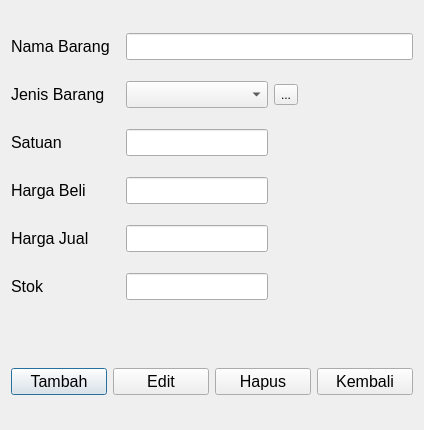
<?xml version="1.0" encoding="UTF-8"?>
<ui version="4.0">
 <class>DialogBarang</class>
 <widget class="QDialog" name="DialogBarang">
  <property name="geometry">
   <rect>
    <x>0</x>
    <y>0</y>
    <width>424</width>
    <height>430</height>
   </rect>
  </property>
  <property name="sizePolicy">
   <sizepolicy hsizetype="Fixed" vsizetype="Fixed">
    <horstretch>0</horstretch>
    <verstretch>0</verstretch>
   </sizepolicy>
  </property>
  <property name="windowTitle">
   <string>Form Barang</string>
  </property>
  <property name="windowIcon">
   <iconset>
    <normaloff>../images/logo.png</normaloff>../images/logo.png</iconset>
  </property>
  <layout class="QGridLayout" name="gridLayout_2">
   <item row="2" column="0">
    <layout class="QHBoxLayout" name="horizontalLayout">
     <item>
      <widget class="QPushButton" name="btnTambah">
       <property name="font">
        <font>
         <pointsize>12</pointsize>
        </font>
       </property>
       <property name="text">
        <string>Tambah</string>
       </property>
       <property name="icon">
        <iconset>
         <normaloff>../images/Knob-Add-icon.png</normaloff>../images/Knob-Add-icon.png</iconset>
       </property>
      </widget>
     </item>
     <item>
      <widget class="QPushButton" name="btnEdit">
       <property name="font">
        <font>
         <pointsize>12</pointsize>
        </font>
       </property>
       <property name="text">
        <string>Edit</string>
       </property>
       <property name="icon">
        <iconset>
         <normaloff>../images/Knob-Valid-Green-icon.png</normaloff>../images/Knob-Valid-Green-icon.png</iconset>
       </property>
      </widget>
     </item>
     <item>
      <widget class="QPushButton" name="btnHapus">
       <property name="font">
        <font>
         <pointsize>12</pointsize>
        </font>
       </property>
       <property name="text">
        <string>Hapus</string>
       </property>
       <property name="icon">
        <iconset>
         <normaloff>../images/Knob-Remove-Red-icon.png</normaloff>../images/Knob-Remove-Red-icon.png</iconset>
       </property>
      </widget>
     </item>
     <item>
      <widget class="QPushButton" name="btnKembali">
       <property name="font">
        <font>
         <pointsize>12</pointsize>
        </font>
       </property>
       <property name="text">
        <string>Kembali</string>
       </property>
       <property name="icon">
        <iconset>
         <normaloff>../images/Knob-Left-icon.png</normaloff>../images/Knob-Left-icon.png</iconset>
       </property>
      </widget>
     </item>
    </layout>
   </item>
   <item row="1" column="0">
    <spacer name="verticalSpacer">
     <property name="orientation">
      <enum>Qt::Vertical</enum>
     </property>
     <property name="sizeType">
      <enum>QSizePolicy::Fixed</enum>
     </property>
     <property name="sizeHint" stdset="0">
      <size>
       <width>20</width>
       <height>40</height>
      </size>
     </property>
    </spacer>
   </item>
   <item row="0" column="0">
    <layout class="QGridLayout" name="gridLayout">
     <item row="2" column="3">
      <widget class="QToolButton" name="btnTambahJenisBarang">
       <property name="text">
        <string>...</string>
       </property>
       <property name="icon">
        <iconset>
         <normaloff>../images/Knob-Add-icon.png</normaloff>../images/Knob-Add-icon.png</iconset>
       </property>
       <property name="iconSize">
        <size>
         <width>24</width>
         <height>24</height>
        </size>
       </property>
      </widget>
     </item>
     <item row="0" column="2" colspan="2">
      <widget class="QLineEdit" name="txtNamaBarang">
       <property name="font">
        <font>
         <pointsize>12</pointsize>
        </font>
       </property>
      </widget>
     </item>
     <item row="4" column="2">
      <widget class="QLineEdit" name="txtSatuan">
       <property name="font">
        <font>
         <pointsize>12</pointsize>
        </font>
       </property>
      </widget>
     </item>
     <item row="5" column="0">
      <spacer name="verticalSpacer_4">
       <property name="orientation">
        <enum>Qt::Vertical</enum>
       </property>
       <property name="sizeType">
        <enum>QSizePolicy::Fixed</enum>
       </property>
       <property name="sizeHint" stdset="0">
        <size>
         <width>20</width>
         <height>15</height>
        </size>
       </property>
      </spacer>
     </item>
     <item row="1" column="0">
      <spacer name="verticalSpacer_2">
       <property name="orientation">
        <enum>Qt::Vertical</enum>
       </property>
       <property name="sizeType">
        <enum>QSizePolicy::Fixed</enum>
       </property>
       <property name="sizeHint" stdset="0">
        <size>
         <width>20</width>
         <height>15</height>
        </size>
       </property>
      </spacer>
     </item>
     <item row="9" column="0">
      <spacer name="verticalSpacer_6">
       <property name="orientation">
        <enum>Qt::Vertical</enum>
       </property>
       <property name="sizeType">
        <enum>QSizePolicy::Fixed</enum>
       </property>
       <property name="sizeHint" stdset="0">
        <size>
         <width>20</width>
         <height>15</height>
        </size>
       </property>
      </spacer>
     </item>
     <item row="4" column="0">
      <widget class="QLabel" name="label_3">
       <property name="font">
        <font>
         <pointsize>12</pointsize>
        </font>
       </property>
       <property name="text">
        <string>Satuan</string>
       </property>
      </widget>
     </item>
     <item row="10" column="0">
      <widget class="QLabel" name="label_6">
       <property name="font">
        <font>
         <pointsize>12</pointsize>
        </font>
       </property>
       <property name="text">
        <string>Stok</string>
       </property>
      </widget>
     </item>
     <item row="10" column="2">
      <widget class="QLineEdit" name="txtStok">
       <property name="font">
        <font>
         <pointsize>12</pointsize>
        </font>
       </property>
      </widget>
     </item>
     <item row="2" column="0">
      <widget class="QLabel" name="label_2">
       <property name="font">
        <font>
         <pointsize>12</pointsize>
        </font>
       </property>
       <property name="text">
        <string>Jenis Barang</string>
       </property>
      </widget>
     </item>
     <item row="6" column="0">
      <widget class="QLabel" name="label_4">
       <property name="font">
        <font>
         <pointsize>12</pointsize>
        </font>
       </property>
       <property name="text">
        <string>Harga Beli</string>
       </property>
      </widget>
     </item>
     <item row="8" column="2">
      <widget class="QLineEdit" name="txtHargaJual">
       <property name="font">
        <font>
         <pointsize>12</pointsize>
        </font>
       </property>
      </widget>
     </item>
     <item row="7" column="0">
      <spacer name="verticalSpacer_5">
       <property name="orientation">
        <enum>Qt::Vertical</enum>
       </property>
       <property name="sizeType">
        <enum>QSizePolicy::Fixed</enum>
       </property>
       <property name="sizeHint" stdset="0">
        <size>
         <width>20</width>
         <height>15</height>
        </size>
       </property>
      </spacer>
     </item>
     <item row="6" column="2">
      <widget class="QLineEdit" name="txtHargaBeli">
       <property name="font">
        <font>
         <pointsize>12</pointsize>
        </font>
       </property>
      </widget>
     </item>
     <item row="8" column="0">
      <widget class="QLabel" name="label_5">
       <property name="font">
        <font>
         <pointsize>12</pointsize>
        </font>
       </property>
       <property name="text">
        <string>Harga Jual</string>
       </property>
      </widget>
     </item>
     <item row="2" column="2">
      <widget class="QComboBox" name="cbJenisBarang">
       <property name="font">
        <font>
         <pointsize>12</pointsize>
        </font>
       </property>
      </widget>
     </item>
     <item row="0" column="0">
      <widget class="QLabel" name="label">
       <property name="font">
        <font>
         <pointsize>12</pointsize>
        </font>
       </property>
       <property name="text">
        <string>Nama Barang</string>
       </property>
      </widget>
     </item>
     <item row="3" column="0">
      <spacer name="verticalSpacer_3">
       <property name="orientation">
        <enum>Qt::Vertical</enum>
       </property>
       <property name="sizeType">
        <enum>QSizePolicy::Fixed</enum>
       </property>
       <property name="sizeHint" stdset="0">
        <size>
         <width>20</width>
         <height>15</height>
        </size>
       </property>
      </spacer>
     </item>
     <item row="0" column="1">
      <spacer name="horizontalSpacer_2">
       <property name="orientation">
        <enum>Qt::Horizontal</enum>
       </property>
       <property name="sizeType">
        <enum>QSizePolicy::Fixed</enum>
       </property>
       <property name="sizeHint" stdset="0">
        <size>
         <width>10</width>
         <height>20</height>
        </size>
       </property>
      </spacer>
     </item>
     <item row="4" column="3">
      <spacer name="horizontalSpacer">
       <property name="orientation">
        <enum>Qt::Horizontal</enum>
       </property>
       <property name="sizeHint" stdset="0">
        <size>
         <width>40</width>
         <height>20</height>
        </size>
       </property>
      </spacer>
     </item>
    </layout>
   </item>
  </layout>
 </widget>
 <resources/>
 <connections/>
</ui>
